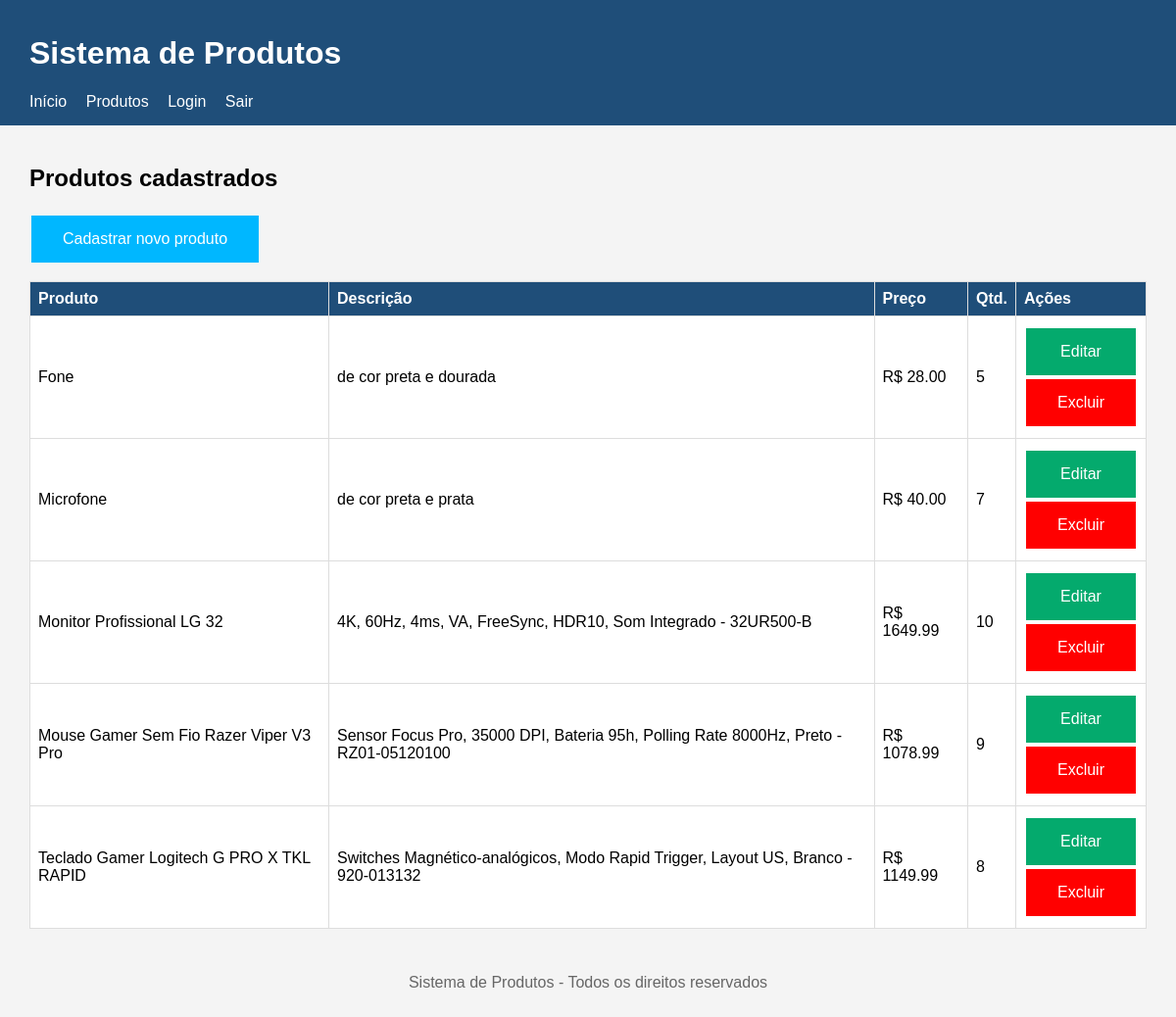
The page /produtos/listar.php (signed in) on the database as committed earlier.
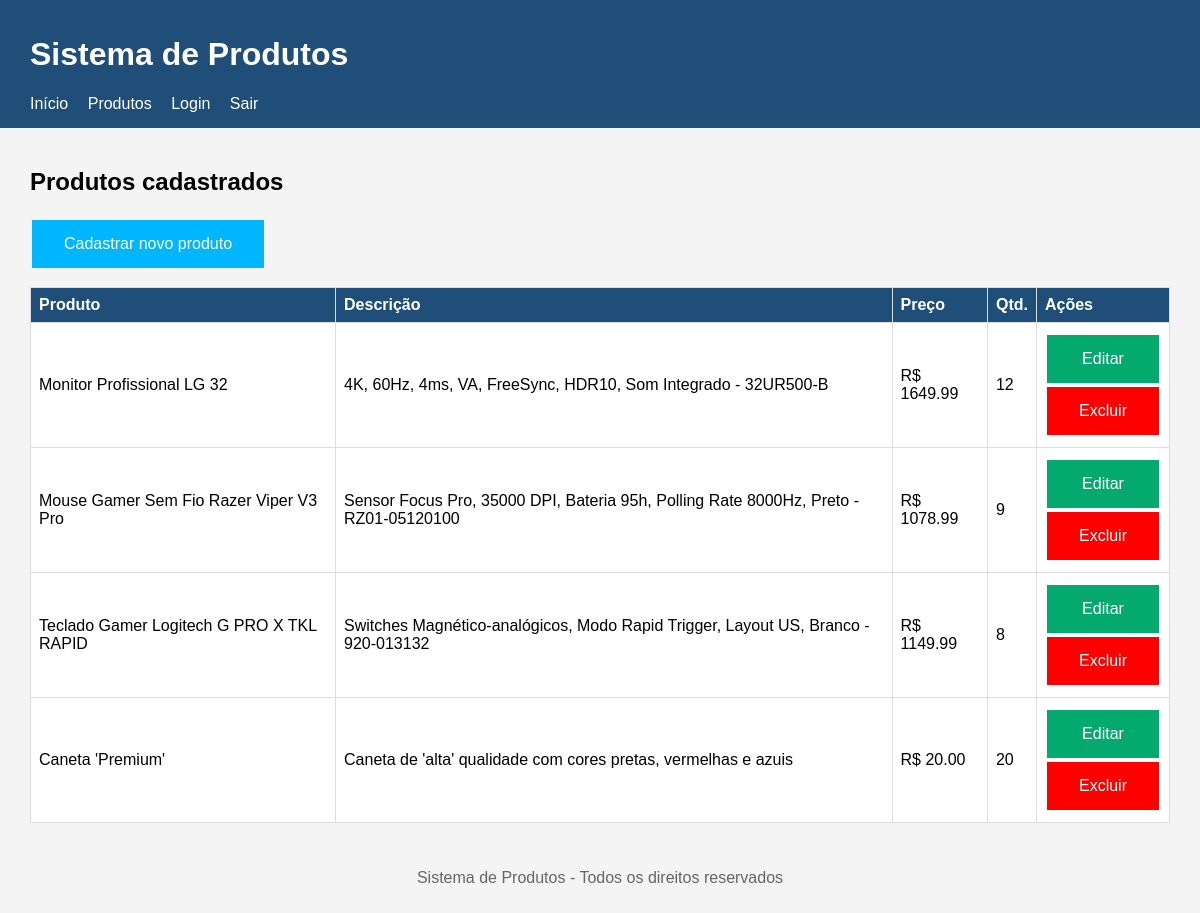
The same page on the database as committed later.
### tables this page shows
CREATE TABLE `produtos` (
  `id` int(11) NOT NULL,
  `nome` varchar(100) NOT NULL,
  `descricao` varchar(255) NOT NULL,
  `preco` decimal(10,2) NOT NULL,
  `quantidade` int(11) NOT NULL
);

### produtos/listar.php (the view, shortened to what this page needs)
<?php
    require __DIR__ . '/../conexao.php';
    $sql = "SELECT * FROM produtos";
    $resultado = mysqli_query($conexao, $sql);
?>
<?php require __DIR__ . '/../cabecalho.php'; ?>
<main>
    <h2>Produtos cadastrados</h2>
    <a class="button_pc" href="cadastrar.php">Cadastrar novo produto</a>
 <table>
    <tr>
        <th>Produto</th>
        <th>Descrição</th>
        <th>Preço</th>
        <th>Qtd.</th>
        <th>Ações</th>
    </tr>
 <?php while ($produto = mysqli_fetch_assoc($resultado)) { ?>
    <tr>
        <td><?php echo $produto['nome']; ?></td>
        <td><?php echo $produto['descricao']; ?></td>
        <td>R$ <?php echo $produto['preco']; ?></td>
        <td><?php echo $produto['quantidade']; ?></td>
        <td>
            <a class="button_a" href="atualizar.php?id=<?php echo $produto['id'];
                ?>">Editar</a>
            <a class="button_e" href="excluir.php?id=<?php echo $produto['id'];
                ?>">Excluir</a>
        </td>
 </tr>
    <?php } ?>
    </table>
</main>
<?php require __DIR__ . '/../rodape.php'; ?>

### cabecalho.php (shortened to what this page needs)
<?php
$base_url = '/projeto_php/';
?>
<!DOCTYPE html>
<html lang="pt-br">
<head>
    <link rel="stylesheet" href="<?php echo $base_url; ?>css/style.css">
</head>
<body>
    <header>
        <h1>Sistema de Produtos</h1>
            <nav>
                <a href="<?php echo $base_url; ?>index.php">Início</a>
                <a href="<?php echo $base_url; ?>produtos/listar.php">Produtos</a>
                <a href="<?php echo $base_url; ?>login.php">Login</a>
                <a href="<?php echo $base_url; ?>logout.php">Sair</a>
            </nav>
    </header>

### rodape.php
    <footer>
        <p>Sistema de Produtos - Todos os direitos reservados</p>
    </footer>
</body>
</html>

### css/style.css (style rules this page uses)
body { font-family: Arial, sans-serif; margin: 0; background-color: #f4f4f4; }
header { background-color: #1f4e79; color: white; padding: 15px 30px; }
header nav a { color: white; margin-right: 15px; text-decoration: none; }
main { padding: 20px 30px; }
footer { text-align: center; padding: 10px; color: #666; }
table { width: 100%; border-collapse: collapse; background-color: white; margin-top: 15px; }
table th, table td { border: 1px solid #ddd; padding: 8px; text-align: left; }
table th { background-color: #1f4e79; color: white; }
.button_e { background-color: #ff0000; border: none; color: white; padding: 15px 32px; text-align: center; text-decoration: none; display: inline-block; font-size: 16px; margin: 4px 2px; cursor: pointer; display: flex; justify-content: center; align-items: center; }
.button_pc { background-color: #00b7ff; border: none; color: white; padding: 15px 32px; text-align: center; text-decoration: none; display: inline-block; font-size: 16px; margin: 4px 2px; cursor: pointer; justify-content: center; }
.button_a { background-color: #04AA6D; border: none; color: white; padding: 15px 32px; text-align: center; text-decoration: none; display: inline-block; font-size: 16px; margin: 4px 2px; cursor: pointer; display: flex; justify-content: center; align-items: center; }

Rows that differ between the two databases and show on the page:
removed produtos: nome "Fone", descricao "de cor preta e dourada", preco "28.00", quantidade "5"
removed produtos: nome "Microfone", descricao "de cor preta e prata", preco "40.00", quantidade "7"
changed produtos "Monitor Profissional LG 32": quantidade "10" → "12"
added produtos: nome "Caneta 'Premium'", descricao "Caneta de 'alta' qualidade com cores pretas, vermelhas e azuis", preco "20.00", quantidade "20"
